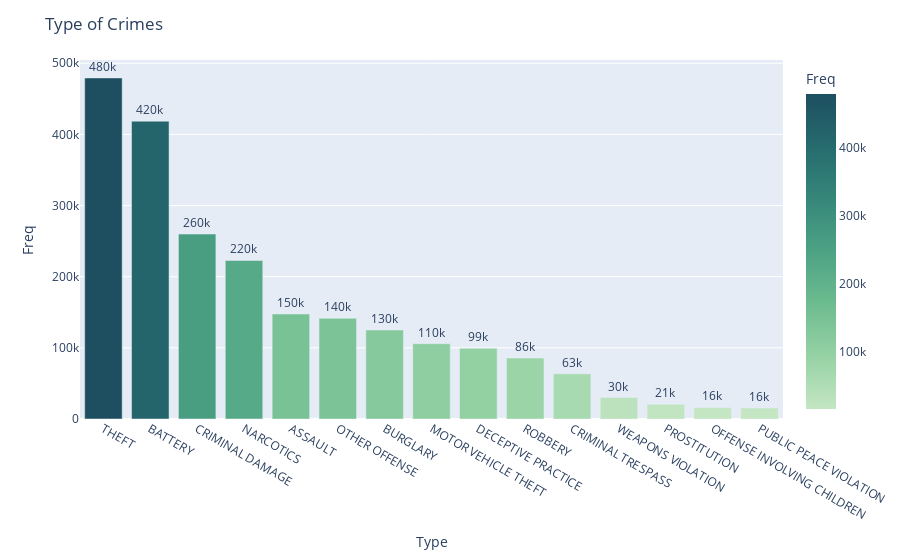

Notebook code for this chart:
### Markdown cell above
3. __Number of crime by type__</br>
We try to indentify the trend and highpoints or lowpoints.

### Code cell
# Function to plot the serie value_counts
def plot_counts(serie, title):
    df = pd.DataFrame(serie.value_counts()[:15])
    df.columns = ["Freq"]
    df["Type"] = df.index
    fig = px.bar(df, y="Freq", x="Type", text="Freq", color="Freq", color_continuous_scale=px.colors.sequential.Blugrn)
    fig.update_traces(texttemplate="%{text:.2s}", textposition="outside")
    fig.update_layout(uniformtext_minsize=8, uniformtext_mode="hide")
    fig.update_layout(title_text=title)
    fig.show()


plot_counts(c_crime_df["Primary Type"], "Type of Crimes")

### Figure 1 — Plotly figure (JSON) as saved in the notebook; plotly's stock layout.template omitted (floating-point values rounded to 4 significant figures)
{"data": [{"alignmentgroup": "True", "hovertemplate": "Type=%{x}<br>Freq=%{marker.color}<extra></extra>", "legendgroup": "", "marker": {"color": [479373, 418649, 259960, 222861, 147664, 141627, 125162, 105853, 99350, 85695, 63499, 30211, 20795, 16321, 15511], "coloraxis": "coloraxis", "pattern": {"shape": ""}}, "name": "", "offsetgroup": "", "orientation": "v", "showlegend": false, "text": [479373, 418649, 259960, 222861, 147664, 141627, 125162, 105853, 99350, 85695, 63499, 30211, 20795, 16321, 15511], "textposition": "outside", "texttemplate": "%{text:.2s}", "type": "bar", "x": ["THEFT", "BATTERY", "CRIMINAL DAMAGE", "NARCOTICS", "ASSAULT", "OTHER OFFENSE", "BURGLARY", "MOTOR VEHICLE THEFT", "DECEPTIVE PRACTICE", "ROBBERY", "CRIMINAL TRESPASS", "WEAPONS VIOLATION", "PROSTITUTION", "OFFENSE INVOLVING CHILDREN", "PUBLIC PEACE VIOLATION"], "xaxis": "x", "y": [479373, 418649, 259960, 222861, 147664, 141627, 125162, 105853, 99350, 85695, 63499, 30211, 20795, 16321, 15511], "yaxis": "y"}], "layout": {"barmode": "relative", "coloraxis": {"colorbar": {"title": {"text": "Freq"}}, "colorscale": [[0, "rgb(196, 230, 195)"], [0.1667, "rgb(150, 210, 164)"], [0.3333, "rgb(109, 188, 144)"], [0.5, "rgb(77, 162, 132)"], [0.6667, "rgb(54, 135, 122)"], [0.8333, "rgb(38, 107, 110)"], [1, "rgb(29, 79, 96)"]]}, "legend": {"tracegroupgap": 0}, "margin": {"t": 60}, "title": {"text": "Type of Crimes"}, "uniformtext": {"minsize": 8, "mode": "hide"}, "xaxis": {"anchor": "y", "domain": [0, 1], "title": {"text": "Type"}}, "yaxis": {"anchor": "x", "domain": [0, 1], "title": {"text": "Freq"}}}}
